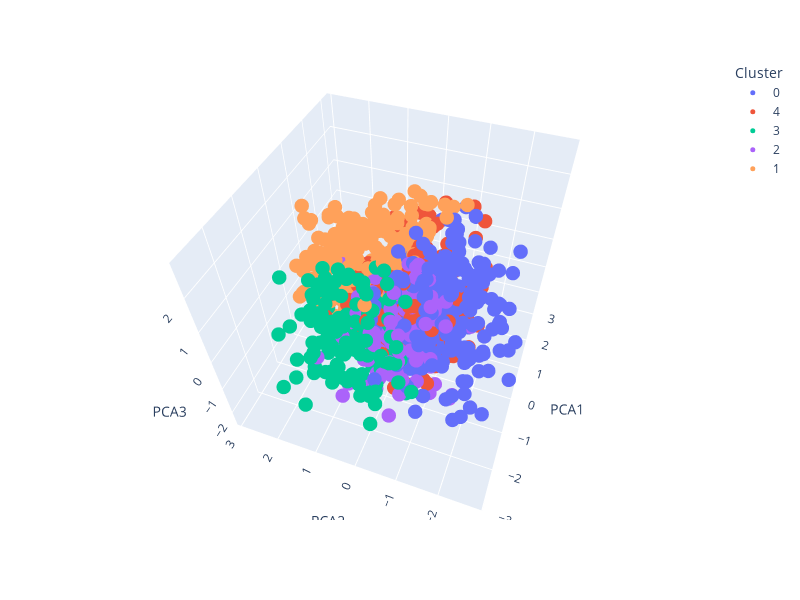

The cell this chart's notebook holds for it:
### Code cell
fig = px.scatter_3d(x=df_seg['PCA_1'],y=df_seg['PCA_2'],z=df_seg['PCA_3'],
                    color=df_seg['cluster'].astype(str),
                    labels={
                        'x':'PCA1',
                        'y':'PCA2',
                        'z':'PCA3'
                    },
                    template='plotly')
fig.update_layout(width=800,
                  height=600,
                  legend_title_text='Cluster')


fig.update_traces(marker=dict(size=5))
fig.show()

### Figure 1 — Plotly figure (JSON) as saved in the notebook; plotly's stock layout.template omitted (floating-point values rounded to 4 significant figures; data arrays with more than 128 entries replaced by an {"elided": "..."} marker saying what was removed)
{"data": [{"hovertemplate": "color=0<br>PCA1=%{x}<br>PCA2=%{y}<br>PCA3=%{z}<extra></extra>", "legendgroup": "0", "marker": {"color": "#636efa", "size": 5, "symbol": "circle"}, "mode": "markers", "name": "0", "scene": "scene", "showlegend": true, "type": "scatter3d", "x": {"elided": "252 float values"}, "y": {"elided": "252 float values"}, "z": {"elided": "252 float values"}}, {"hovertemplate": "color=4<br>PCA1=%{x}<br>PCA2=%{y}<br>PCA3=%{z}<extra></extra>", "legendgroup": "4", "marker": {"color": "#EF553B", "size": 5, "symbol": "circle"}, "mode": "markers", "name": "4", "scene": "scene", "showlegend": true, "type": "scatter3d", "x": {"elided": "245 float values"}, "y": {"elided": "245 float values"}, "z": {"elided": "245 float values"}}, {"hovertemplate": "color=3<br>PCA1=%{x}<br>PCA2=%{y}<br>PCA3=%{z}<extra></extra>", "legendgroup": "3", "marker": {"color": "#00cc96", "size": 5, "symbol": "circle"}, "mode": "markers", "name": "3", "scene": "scene", "showlegend": true, "type": "scatter3d", "x": {"elided": "130 float values"}, "y": {"elided": "130 float values"}, "z": {"elided": "130 float values"}}, {"hovertemplate": "color=2<br>PCA1=%{x}<br>PCA2=%{y}<br>PCA3=%{z}<extra></extra>", "legendgroup": "2", "marker": {"color": "#ab63fa", "size": 5, "symbol": "circle"}, "mode": "markers", "name": "2", "scene": "scene", "showlegend": true, "type": "scatter3d", "x": {"elided": "141 float values"}, "y": {"elided": "141 float values"}, "z": {"elided": "141 float values"}}, {"hovertemplate": "color=1<br>PCA1=%{x}<br>PCA2=%{y}<br>PCA3=%{z}<extra></extra>", "legendgroup": "1", "marker": {"color": "#FFA15A", "size": 5, "symbol": "circle"}, "mode": "markers", "name": "1", "scene": "scene", "showlegend": true, "type": "scatter3d", "x": {"elided": "232 float values"}, "y": {"elided": "232 float values"}, "z": {"elided": "232 float values"}}], "layout": {"height": 600, "legend": {"title": {"text": "Cluster"}, "tracegroupgap": 0}, "margin": {"t": 60}, "scene": {"aspectmode": "auto", "aspectratio": {"x": 1.063, "y": 1.025, "z": 0.9179}, "camera": {"center": {"x": 0, "y": 0, "z": 0}, "eye": {"x": -1.38, "y": -0.5023, "z": 1.571}, "projection": {"type": "perspective"}, "up": {"x": 0, "y": 0, "z": 1}}, "domain": {"x": [0, 1], "y": [0, 1]}, "xaxis": {"title": {"text": "PCA1"}, "type": "linear"}, "yaxis": {"title": {"text": "PCA2"}, "type": "linear"}, "zaxis": {"title": {"text": "PCA3"}, "type": "linear"}}, "width": 800}}
